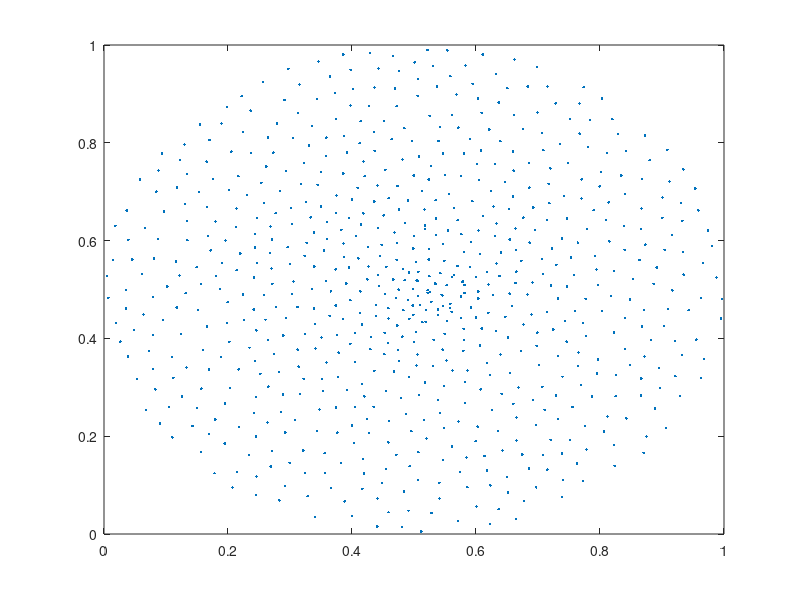

Here is the MATLAB script that generated this plot:
Data = load('Poisson Map.txt');
X = Data(1, 1 : 2 : end);
Y = Data(1, 2 : 2 : end);
plot(X, Y, '.');
saveas(gcf, ['Poisson Map ' num2str(size(X, 2)) '.jpg']);